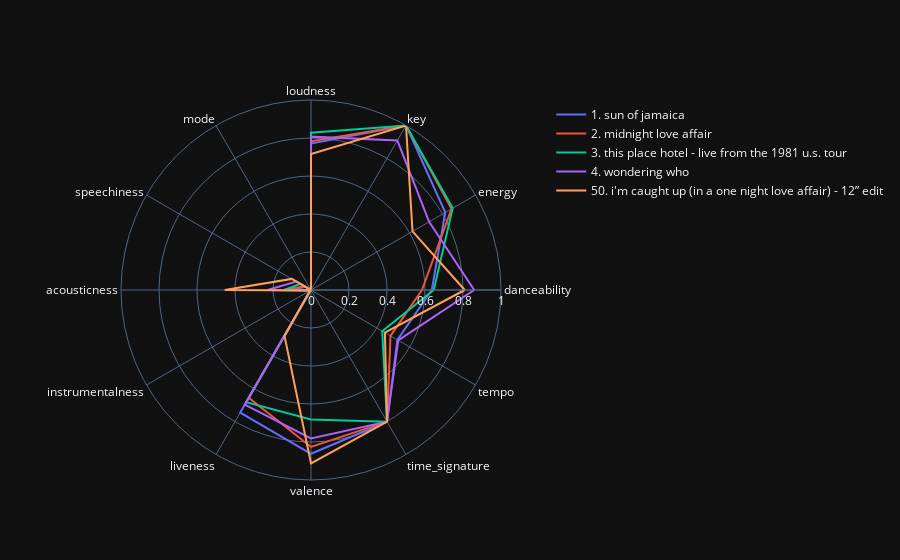

Here is the notebook cell this chart was saved with:
### Markdown cell above
## Recommender

### Code cell
recommend('sun of jamaica')

### Figure 1 — Plotly figure (JSON) as saved in the notebook; plotly's stock layout.template omitted (floating-point values rounded to 4 significant figures)
{"data": [{"fill": "none", "mode": "lines", "name": "1. sun of jamaica", "r": [0.6359, 0.6359, 0.816, 1, 0.7704, 0, 0.03347, 0.0988, 0.000252, 0.745, 0.862, 0.8, 0.5249, 0.6359, 0.6359], "theta": ["danceability", "danceability", "energy", "key", "loudness", "mode", "speechiness", "acousticness", "instrumentalness", "liveness", "valence", "time_signature", "tempo", "danceability", "danceability"], "type": "scatterpolar"}, {"fill": "none", "mode": "lines", "name": "2. midnight love affair", "r": [0.5842, 0.5842, 0.854, 1, 0.7824, 0, 0.03946, 0.1446, 0.004, 0.655, 0.826, 0.8, 0.4831, 0.5842, 0.5842], "theta": ["danceability", "danceability", "energy", "key", "loudness", "mode", "speechiness", "acousticness", "instrumentalness", "liveness", "valence", "time_signature", "tempo", "danceability", "danceability"], "type": "scatterpolar"}, {"fill": "none", "mode": "lines", "name": "3. this place hotel - live from the 1981 u.s. tour", "r": [0.646, 0.646, 0.861, 1, 0.8282, 0, 0.06415, 0.1416, 7.13e-05, 0.682, 0.681, 0.8, 0.4327, 0.646, 0.646], "theta": ["danceability", "danceability", "energy", "key", "loudness", "mode", "speechiness", "acousticness", "instrumentalness", "liveness", "valence", "time_signature", "tempo", "danceability", "danceability"], "type": "scatterpolar"}, {"fill": "none", "mode": "lines", "name": "4. wondering who", "r": [0.859, 0.859, 0.718, 0.9091, 0.8071, 0, 0.08957, 0.2289, 0.00407, 0.697, 0.781, 0.8, 0.5301, 0.859, 0.859], "theta": ["danceability", "danceability", "energy", "key", "loudness", "mode", "speechiness", "acousticness", "instrumentalness", "liveness", "valence", "time_signature", "tempo", "danceability", "danceability"], "type": "scatterpolar"}, {"fill": "none", "mode": "lines", "name": "50. i'm caught up (in a one night love affair) - 12” edit", "r": [0.8093, 0.8093, 0.617, 1, 0.7156, 0, 0.1167, 0.4538, 0.00515, 0.279, 0.913, 0.8, 0.4491, 0.8093, 0.8093], "theta": ["danceability", "danceability", "energy", "key", "loudness", "mode", "speechiness", "acousticness", "instrumentalness", "liveness", "valence", "time_signature", "tempo", "danceability", "danceability"], "type": "scatterpolar"}], "layout": {"autosize": true, "polar": {"angularaxis": {"type": "category"}, "radialaxis": {"autorange": true, "range": [0, 1], "type": "linear"}}}}
